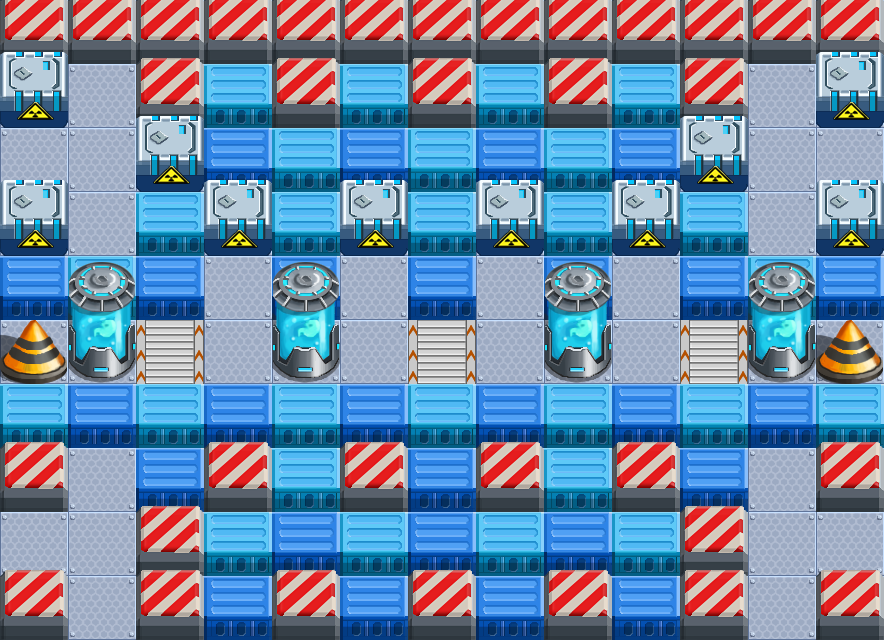

This is a level from a 2D game, rendered from its Tiled map with the project's own tilesets. A one-line summary and the map file follow, with tile-layer data summarised:
An orthogonal 13x10 tile map with 68x64 px tiles, 4 tile layers (bg, object, block, fg) and 5 objects (npc41, npc4, birthpoint, proprate).

<map version="1.0" orientation="orthogonal" width="13" height="10" tilewidth="68" tileheight="64">
 <tileset firstgid="1" name="gongchang" tilewidth="68" tileheight="64">
  <image source="gongchang.png" width="340" height="448" />
  <tile id="3">
   <properties>
    <property name="block" value="1" />
   </properties>
  </tile>
  <tile id="4">
   <properties>
    <property name="block" value="1" />
    <property name="shadow" value="1" />
   </properties>
  </tile>
  <tile id="5">
   <properties>
    <property name="block" value="1" />
   </properties>
  </tile>
  <tile id="6">
   <properties>
    <property name="block" value="1" />
    <property name="shadow" value="1" />
   </properties>
  </tile>
  <tile id="7">
   <properties>
    <property name="block" value="1" />
   </properties>
  </tile>
  <tile id="9">
   <properties>
    <property name="anim" value="2" />
    <property name="dir" value="up" />
   </properties>
  </tile>
  <tile id="10">
   <properties>
    <property name="block" value="1" />
    <property name="shadow" value="1" />
   </properties>
  </tile>
  <tile id="11">
   <properties>
    <property name="block" value="1" />
    <property name="shadow" value="1" />
   </properties>
  </tile>
  <tile id="15">
   <properties>
    <property name="block" value="1" />
    <property name="shadow" value="1" />
   </properties>
  </tile>
  <tile id="16">
   <properties>
    <property name="block" value="1" />
   </properties>
  </tile>
  <tile id="17">
   <properties>
    <property name="block" value="1" />
    <property name="move" value="1" />
    <property name="shadow" value="1" />
   </properties>
  </tile>
  <tile id="25">
   <properties>
    <property name="block" value="1" />
    <property name="shadow" value="1" />
   </properties>
  </tile>
  <tile id="26">
   <properties>
    <property name="block" value="1" />
   </properties>
  </tile>
  <tile id="30">
   <properties>
    <property name="anim" value="5" />
    <property name="dir" value="up" />
   </properties>
  </tile>
 </tileset>
 <layer name="bg" width="13" height="10">
  <data>[130 cells, 130 non-empty, 3 distinct tile ids]</data>
 </layer>
 <layer name="object" width="13" height="10">
  <data>[130 cells, 56 non-empty, 3 distinct tile ids]</data>
 </layer>
 <layer name="block" width="13" height="10">
  <data>[130 cells, 47 non-empty, 3 distinct tile ids]</data>
 </layer>
 <layer name="fg" width="13" height="10">
  <data>[130 cells, 36 non-empty, 4 distinct tile ids]</data>
 </layer>
 <objectgroup name="property" width="13" height="10">
  <object name="npc41" x="782" y="603">
   <properties>
    <property name="playertype" value="npc4" />
   </properties>
  </object>
  <object x="1111" y="367" width="1" />
  <object name="npc4" x="786" y="100">
   <properties>
    <property name="playertype" value="npc4" />
   </properties>
  </object>
  <object name="birthpoint" x="101" y="98">
   <properties>
    <property name="playertype" value="player" />
   </properties>
  </object>
  <object name="proprate" x="502" y="352">
   <properties>
    <property name="rate" value="0.58" />
   </properties>
   <ellipse />
  </object>
 </objectgroup>
</map>
